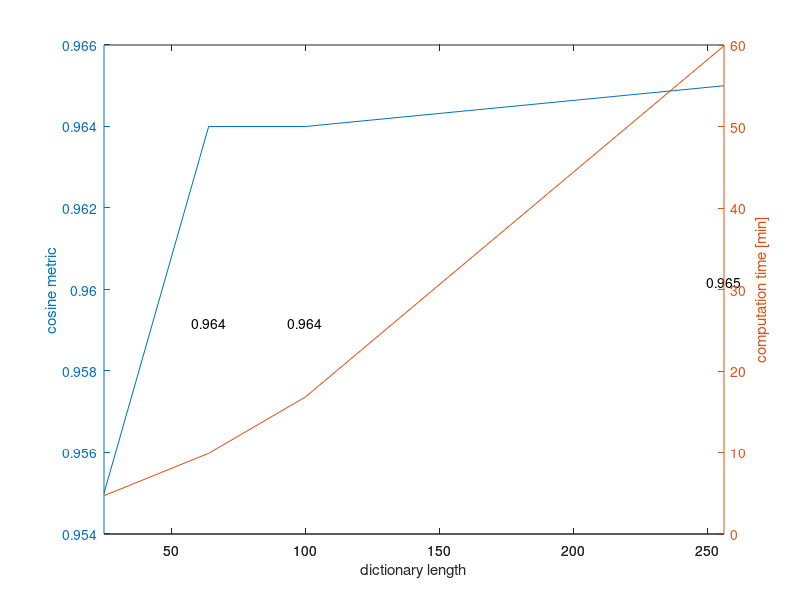

Write the MATLAB code that produced this figure. (Note: this script raises an error after producing the figure.)
% script to create the figure with dictionary lenght vs computation time
% vs accuracy for the HSC features

% extracted from result objects in result folder
dictLengths     = [25       64      100     256];
cosMetrics      = [0.955    0.964   0.964   0.965];
tanhMetrics     = [0.841    0.850   0.851   0.853];
compTime        = [4.7      9.9     16.8    59.9]; % in minutes
cValues         = [0.5      1       0.25    0.5];

%% Draw plot

% set plot parameter
yLimitsMetric = [0.9, 1];
yLimitsTime = [0, 80];
tickDistanceMetric = 0.02;
tickDistanceTime = 10;


figure;
[ax,p1,p2] = plotyy(dictLengths, cosMetrics, dictLengths, compTime);
ylabel(ax(1),'cosine metric') % label left y-axis
ylabel(ax(2),'computation time [min]') % label right y-axis
xlabel('dictionary length') % label x-axis

% write values into plot
for i=1:length(dictLengths)
    text(dictLengths(i), 0.995*cosMetrics(i), sprintf('%0.3f',cosMetrics(i)),'HorizontalAlignment','center')
end

ax(1).YLim = yLimitsMetric;
ax(2).YLim = yLimitsTime;

set(ax, 'XGrid', 'on')
set(ax, 'XTick', dictLengths)

set(ax(1), 'YTick', ax(1).YLim(1):tickDistanceMetric:ax(1).YLim(2))
set(ax(2), 'YTick', ax(2).YLim(1):tickDistanceTime:ax(2).YLim(2))

% switch left box off to remove ticks on right y-axis
set(ax(1),'box','off')

p1.Marker = 'd';
p2.Marker = 's';

% p1.MarkerEdgeColor = 'black';
% p2.MarkerEdgeColor = 'black';

p1.LineStyle = '--';
p2.LineStyle = '--';

p1.LineWidth = 2;
p2.LineWidth = 2;

% draw upper line in plot manually
